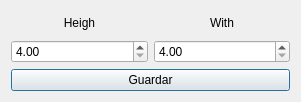
<?xml version="1.0" encoding="UTF-8"?>
<ui version="4.0">
 <class>newRetailDiag</class>
 <widget class="QDialog" name="newRetailDiag">
  <property name="geometry">
   <rect>
    <x>0</x>
    <y>0</y>
    <width>301</width>
    <height>102</height>
   </rect>
  </property>
  <property name="windowTitle">
   <string>Dialog</string>
  </property>
  <layout class="QGridLayout" name="gridLayout">
   <item row="0" column="0">
    <layout class="QVBoxLayout" name="verticalLayout_3">
     <item>
      <layout class="QHBoxLayout" name="horizontalLayout">
       <item>
        <layout class="QVBoxLayout" name="verticalLayout_2">
         <item>
          <widget class="QLabel" name="label">
           <property name="text">
            <string>Heigh</string>
           </property>
           <property name="alignment">
            <set>Qt::AlignCenter</set>
           </property>
          </widget>
         </item>
         <item>
          <widget class="QDoubleSpinBox" name="doubleSpinBox">
           <property name="minimum">
            <double>4.000000000000000</double>
           </property>
          </widget>
         </item>
        </layout>
       </item>
       <item>
        <layout class="QVBoxLayout" name="verticalLayout">
         <item>
          <widget class="QLabel" name="label_2">
           <property name="text">
            <string>With</string>
           </property>
           <property name="alignment">
            <set>Qt::AlignCenter</set>
           </property>
          </widget>
         </item>
         <item>
          <widget class="QDoubleSpinBox" name="doubleSpinBox_2">
           <property name="minimum">
            <double>4.000000000000000</double>
           </property>
          </widget>
         </item>
        </layout>
       </item>
      </layout>
     </item>
     <item>
      <widget class="QPushButton" name="pushButton">
       <property name="text">
        <string>Guardar</string>
       </property>
      </widget>
     </item>
    </layout>
   </item>
  </layout>
 </widget>
 <resources/>
 <connections/>
</ui>
